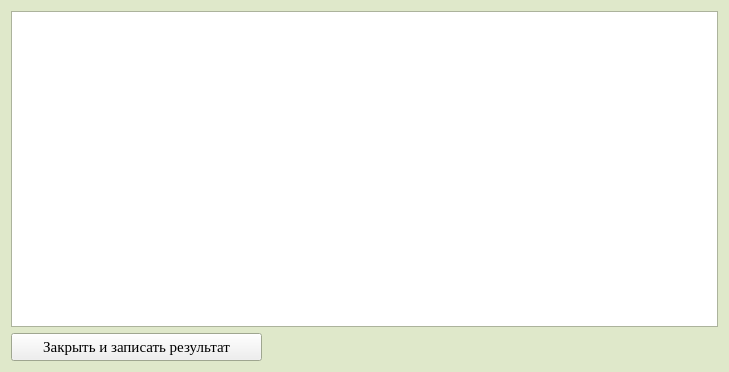
<?xml version="1.0" encoding="UTF-8"?>
<ui version="4.0">
 <class>Form</class>
 <widget class="QWidget" name="Form">
  <property name="geometry">
   <rect>
    <x>0</x>
    <y>0</y>
    <width>729</width>
    <height>372</height>
   </rect>
  </property>
  <property name="palette">
   <palette>
    <active>
     <colorrole role="Base">
      <brush brushstyle="SolidPattern">
       <color alpha="255">
        <red>255</red>
        <green>255</green>
        <blue>255</blue>
       </color>
      </brush>
     </colorrole>
     <colorrole role="Window">
      <brush brushstyle="SolidPattern">
       <color alpha="255">
        <red>223</red>
        <green>232</green>
        <blue>202</blue>
       </color>
      </brush>
     </colorrole>
    </active>
    <inactive>
     <colorrole role="Base">
      <brush brushstyle="SolidPattern">
       <color alpha="255">
        <red>255</red>
        <green>255</green>
        <blue>255</blue>
       </color>
      </brush>
     </colorrole>
     <colorrole role="Window">
      <brush brushstyle="SolidPattern">
       <color alpha="255">
        <red>223</red>
        <green>232</green>
        <blue>202</blue>
       </color>
      </brush>
     </colorrole>
    </inactive>
    <disabled>
     <colorrole role="Base">
      <brush brushstyle="SolidPattern">
       <color alpha="255">
        <red>223</red>
        <green>232</green>
        <blue>202</blue>
       </color>
      </brush>
     </colorrole>
     <colorrole role="Window">
      <brush brushstyle="SolidPattern">
       <color alpha="255">
        <red>223</red>
        <green>232</green>
        <blue>202</blue>
       </color>
      </brush>
     </colorrole>
    </disabled>
   </palette>
  </property>
  <property name="font">
   <font>
    <family>Times New Roman</family>
    <pointsize>14</pointsize>
   </font>
  </property>
  <property name="windowTitle">
   <string>Результат вычисления</string>
  </property>
  <layout class="QGridLayout" name="gridLayout">
   <item row="0" column="0">
    <widget class="QTextEdit" name="line_result"/>
   </item>
   <item row="1" column="0">
    <widget class="QPushButton" name="close_btn">
     <property name="minimumSize">
      <size>
       <width>251</width>
       <height>28</height>
      </size>
     </property>
     <property name="maximumSize">
      <size>
       <width>251</width>
       <height>28</height>
      </size>
     </property>
     <property name="font">
      <font>
       <family>Times New Roman</family>
       <pointsize>11</pointsize>
      </font>
     </property>
     <property name="text">
      <string>Закрыть и записать результат</string>
     </property>
    </widget>
   </item>
  </layout>
 </widget>
 <resources/>
 <connections/>
</ui>
